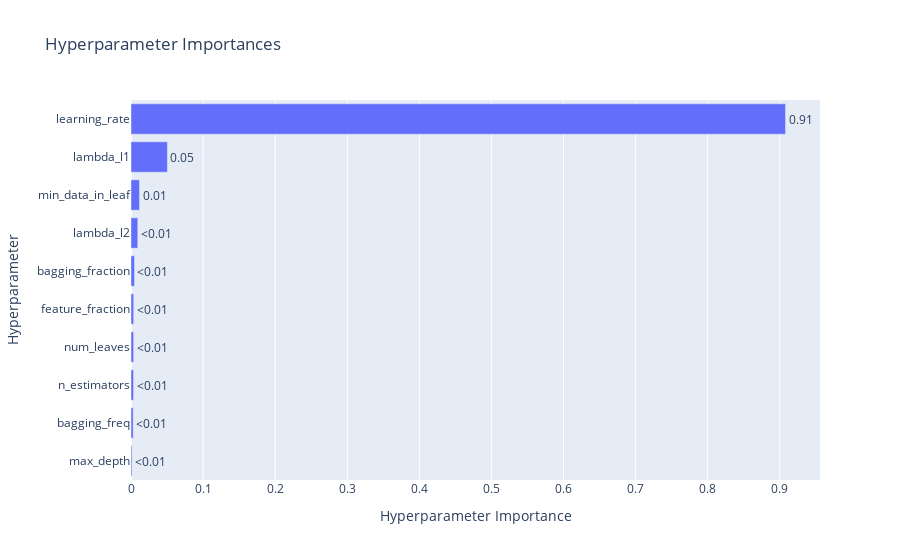

Write notebook code for a chart like this one.
### Code cell
# 하이퍼파라미터별 중요도를 확인할 수 있는 그래프
optuna.visualization.plot_param_importances(study_lgb_encoded)

### Figure 1 — Plotly figure (JSON) as saved in the notebook; plotly's stock layout.template omitted (floating-point values rounded to 4 significant figures)
{"data": [{"cliponaxis": false, "hovertemplate": ["max_depth (IntDistribution): 0.001366529084111406<extra></extra>", "bagging_freq (IntDistribution): 0.0030368909938271182<extra></extra>", "n_estimators (IntDistribution): 0.003535235471819904<extra></extra>", "num_leaves (IntDistribution): 0.003676058109274181<extra></extra>", "feature_fraction (FloatDistribution): 0.003726422827901164<extra></extra>", "bagging_fraction (FloatDistribution): 0.004847349701854356<extra></extra>", "lambda_l2 (FloatDistribution): 0.009416119262220309<extra></extra>", "min_data_in_leaf (IntDistribution): 0.01180760646644112<extra></extra>", "lambda_l1 (FloatDistribution): 0.05052171040938316<extra></extra>", "learning_rate (FloatDistribution): 0.9080660776731674<extra></extra>"], "name": "Objective Value", "orientation": "h", "text": ["<0.01", "<0.01", "<0.01", "<0.01", "<0.01", "<0.01", "<0.01", "0.01", "0.05", "0.91"], "textposition": "outside", "type": "bar", "x": [0.001367, 0.003037, 0.003535, 0.003676, 0.003726, 0.004847, 0.009416, 0.01181, 0.05052, 0.9081], "y": ["max_depth", "bagging_freq", "n_estimators", "num_leaves", "feature_fraction", "bagging_fraction", "lambda_l2", "min_data_in_leaf", "lambda_l1", "learning_rate"]}], "layout": {"title": {"text": "Hyperparameter Importances"}, "xaxis": {"title": {"text": "Hyperparameter Importance"}}, "yaxis": {"title": {"text": "Hyperparameter"}}}}
